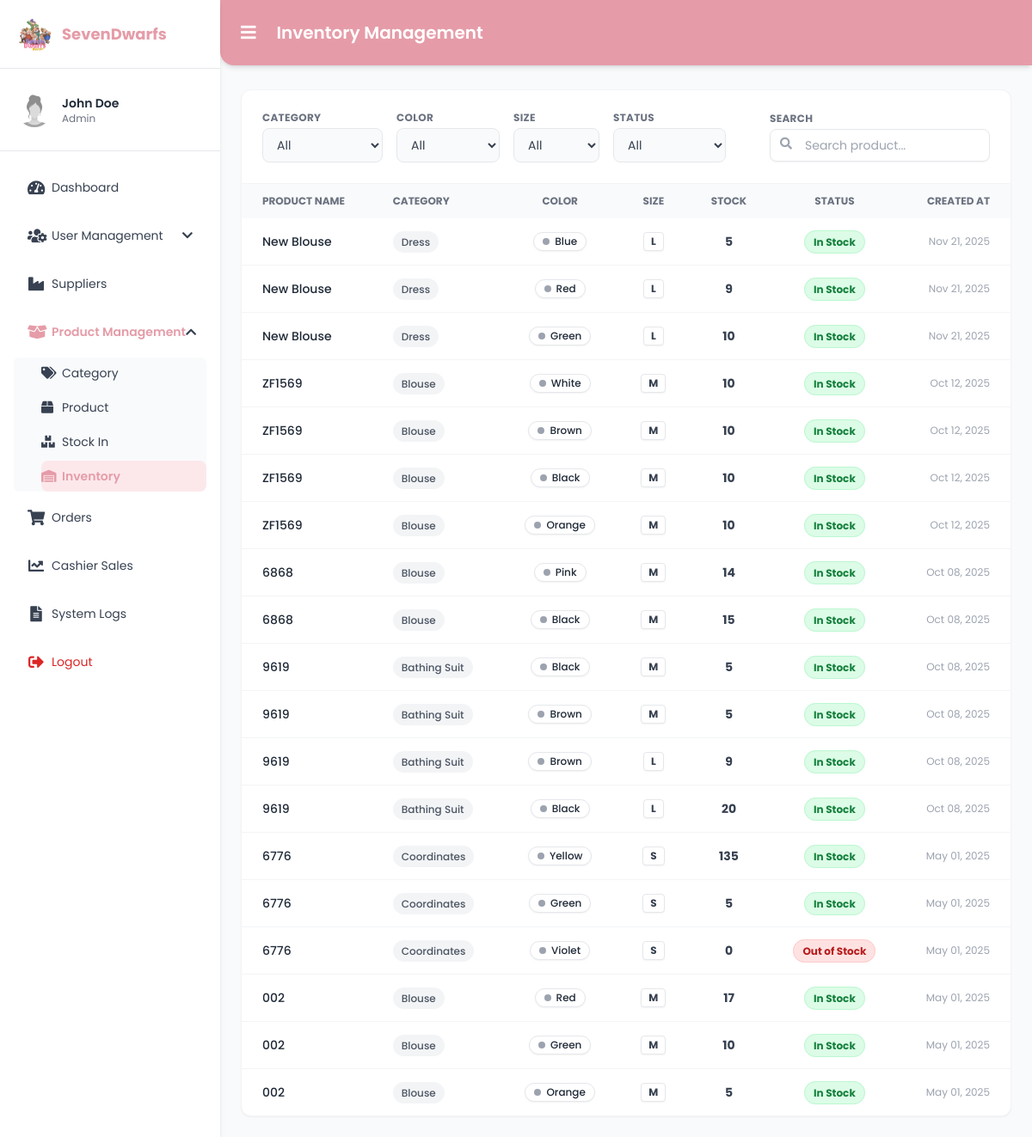
Page /inventory.php (signed in) on the earlier database version.
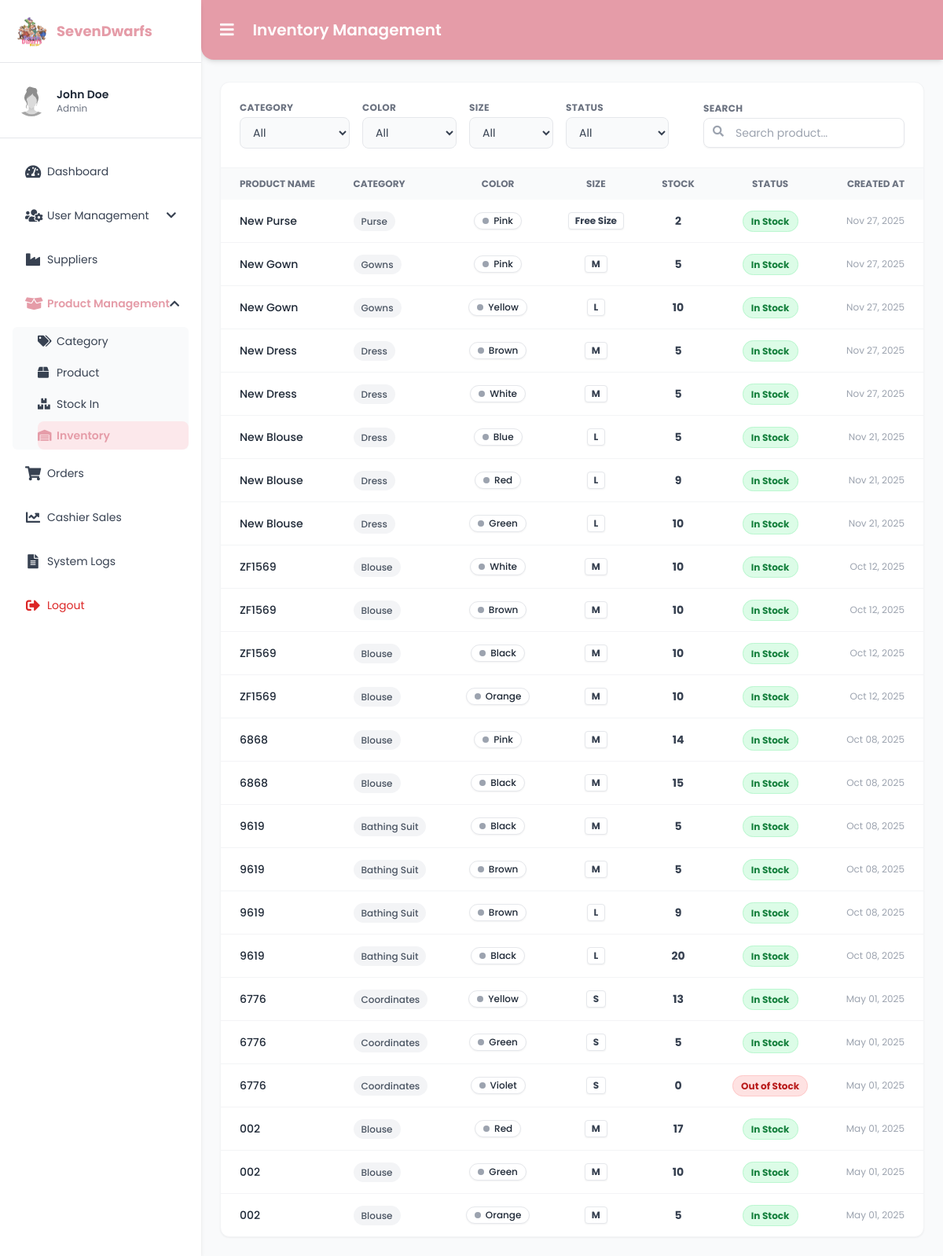
Same page on the later database version.
### tables this page shows
CREATE TABLE `stock` (
  `stock_id` int(11) NOT NULL,
  `product_id` int(11) NOT NULL,
  `current_qty` int(11) DEFAULT 0,
  `color_id` int(11) DEFAULT NULL,
  `size_id` int(11) DEFAULT NULL
);

CREATE TABLE `products` (
  `product_id` int(11) NOT NULL,
  `product_name` varchar(255) DEFAULT NULL,
  `description` text DEFAULT NULL,
  `price_id` int(11) DEFAULT NULL,
  `stocks` int(11) DEFAULT NULL,
  `category_id` int(11) DEFAULT NULL,
  `image_url` text DEFAULT NULL,
  `created_at` timestamp NOT NULL DEFAULT current_timestamp(),
  `supplier_id` int(11) DEFAULT NULL,
  `supplier_price` decimal(10,2) NOT NULL,
  `revenue` decimal(10,2) GENERATED ALWAYS AS (`price_id` - `supplier_price`) STORED,
  `sizes` varchar(255) DEFAULT NULL,
  `colors` varchar(255) DEFAULT NULL
);

CREATE TABLE `categories` (
  `category_id` int(11) NOT NULL,
  `category_code` varchar(10) DEFAULT NULL,
  `category_name` varchar(100) NOT NULL
);

CREATE TABLE `colors` (
  `color_id` int(11) NOT NULL,
  `color` varchar(50) NOT NULL
);

CREATE TABLE `sizes` (
  `size_id` int(11) NOT NULL,
  `size` varchar(50) NOT NULL
);

### inventory.php (the view, shortened to what the changed rows need)
<?php
require 'conn.php';
$sqlProducts = "
    SELECT
        p.product_id,
        p.product_name,
        c.category_name,
        col.color,
        sz.size,
        st.current_qty AS total_stock,
        p.created_at,
        s.supplier_name
    FROM stock st
    INNER JOIN products p ON st.product_id = p.product_id
    INNER JOIN categories c ON p.category_id = c.category_id
    LEFT JOIN suppliers s ON p.supplier_id = s.supplier_id
    LEFT JOIN colors col ON st.color_id = col.color_id
    LEFT JOIN sizes sz ON st.size_id = sz.size_id
";
$where  = ["1=1"];
if ($where) {
    $sqlProducts .= " WHERE " . implode(" AND ", $where);
}
$sqlProducts .= " ORDER BY p.created_at DESC, p.product_name ASC";
$stmt = $conn->prepare($sqlProducts);
$stmt->execute();
$resultProducts = $stmt->get_result();
$inventory = [];
if ($resultProducts && $resultProducts->num_rows > 0) {
    while ($row = $resultProducts->fetch_assoc()) {
        $inventory[] = $row;
    }
}
?>
<!DOCTYPE html>
<html lang="en">
<head>
  <script src="https://cdn.tailwindcss.com"></script>
  <link rel="stylesheet" href="https://unpkg.com/nprogress@0.2.0/nprogress.css" />
  <link href="https://cdnjs.cloudflare.com/ajax/libs/font-awesome/5.15.3/css/all.min.css" rel="stylesheet" />
</head>
<body class="text-sm animate-fade-in">
<div class="flex min-h-screen"
     x-data="{
        sidebarOpen: localStorage.getItem('sidebarOpen') === 'false' ? false : true,
        userMenu: false,
        productMenu: true
     }"
     x-init="$watch('sidebarOpen', val => localStorage.setItem('sidebarOpen', val))">
  <aside
    class="bg-white shadow-md fixed top-0 left-0 h-screen z-30 transition-all duration-300 ease-in-out no-scrollbar overflow-y-auto overflow-x-hidden"
    :class="sidebarOpen ? 'w-64' : 'w-20'"
  >
    <div class="p-5 border-b flex items-center h-20 transition-all duration-300" :class="sidebarOpen ? 'space-x-3' : 'justify-center pl-0'">
        <h2 class="text-lg font-bold text-[var(--rose)] whitespace-nowrap overflow-hidden transition-all duration-300"
            x-show="sidebarOpen" x-transition.opacity>SevenDwarfs</h2>
    </div>
  </aside>
  <main class="flex-1 flex flex-col pt-20 bg-gray-50 transition-all duration-300 ease-in-out"
        :class="sidebarOpen ? 'ml-64' : 'ml-20'">
    <header class="bg-[var(--rose)] text-white p-4 flex justify-between items-center shadow-md rounded-bl-2xl fixed top-0 right-0 z-20 transition-all duration-300 ease-in-out"
            :class="sidebarOpen ? 'left-64' : 'left-20'">
      <div class="flex items-center gap-4">
          <h1 class="text-xl font-semibold">Inventory Management</h1>
      </div>
    </header>
    <section class="p-6">
        <div class="bg-white rounded-xl shadow-sm border border-gray-100 overflow-hidden">
            <div class="overflow-x-auto">
                <table class="min-w-full text-left text-sm text-gray-600">
                    <thead class="bg-gray-50 text-gray-500 uppercase font-bold text-xs">
                        <tr>
                            <th class="px-6 py-3">Product Name</th>
                            <th class="px-6 py-3">Category</th>
                            <th class="px-6 py-3 text-center">Color</th>
                            <th class="px-6 py-3 text-center">Size</th>
                            <th class="px-6 py-3 text-center">Stock</th>
                            <th class="px-6 py-3 text-center">Status</th>
                            <th class="px-6 py-3 text-right">Created At</th>
                        </tr>
                    </thead>
                    <tbody id="inventoryTableBody" class="divide-y divide-gray-100">
                        <?php
                          if (!empty($inventory)) {
                            foreach ($inventory as $item) {
                              $stock = (int)$item['total_stock'];
                              if ($stock == 0) {
                                  $status_label = "Out of Stock";
                                  $status_class = "bg-red-100 text-red-700 border-red-200";
                              } elseif ($stock < 0) {
                                  $status_label = "Low Stock";
                                  $status_class = "bg-yellow-100 text-yellow-700 border-yellow-200";
                              } else {
                                  $status_label = "In Stock";
                                  $status_class = "bg-green-100 text-green-700 border-green-200";
                              }
                        ?>
                        <tr class="hover:bg-gray-50 transition duration-150">
                          <td class="px-6 py-4 font-medium text-gray-800"><?php echo htmlspecialchars($item['product_name']); ?></td>
                          <td class="px-6 py-4"><span class="bg-gray-100 text-gray-600 px-2.5 py-1 rounded-full text-xs font-medium"><?php echo htmlspecialchars($item['category_name']); ?></span></td>
                          <td class="px-6 py-4 text-center">
                              <?php if (!empty($item['color'])): ?>
                                  <span class="inline-flex items-center px-2.5 py-0.5 rounded-full text-xs font-medium border border-gray-200 shadow-sm bg-white text-gray-800"><span class="w-2 h-2 mr-1.5 rounded-full bg-gray-400"></span><?php echo htmlspecialchars($item['color']); ?></span>
                              <?php else: ?><span class="text-gray-400">—</span><?php endif; ?>
                          </td>
                          <td class="px-6 py-4 text-center">
                              <?php if (!empty($item['size'])): ?>
                                  <span class="inline-block px-2 py-0.5 rounded bg-white border border-gray-200 text-xs font-bold text-gray-700 shadow-sm"><?php echo htmlspecialchars($item['size']); ?></span>
                              <?php else: ?><span class="text-gray-400">—</span><?php endif; ?>
                          </td>
                          <td class="px-6 py-4 text-center font-bold text-gray-700"><?php echo $stock; ?></td>
                          <td class="px-6 py-4 text-center"><span class="px-2.5 py-1 rounded-full text-xs font-bold border <?php echo $status_class; ?>"><?php echo $status_label; ?></span></td>
                          <td class="px-6 py-4 text-right text-gray-400 text-xs"><?php echo date('M d, Y', strtotime($item['created_at'])); ?></td>
                        </tr>
                        <?php
                            }
                          } else {
                        ?>
                        <tr><td colspan="7" class="text-center px-6 py-10 text-gray-400"><i class="fas fa-box-open text-2xl mb-2 block"></i>No inventory items found.</td></tr>
                        <?php } ?>
                    </tbody>
                </table>
            </div>
        </div>
    </section>
  </main>
</div>
</body>
</html>

Differences in the rows shown:
added stock: product.product_name "New Purse", categories.category_name "Purse", color.color "Pink", size.size "Free Size", current_qty "2", current_qty "In Stock", product.created_at "Nov 27, 2025"
added stock: product.product_name "New Gown", categories.category_name "Gowns", color.color "Pink", size.size "M", current_qty "5", current_qty "In Stock", product.created_at "Nov 27, 2025"
added stock: product.product_name "New Gown", categories.category_name "Gowns", color.color "Yellow", size.size "L", current_qty "10", current_qty "In Stock", product.created_at "Nov 27, 2025"
added stock: product.product_name "New Dress", categories.category_name "Dress", color.color "Brown", size.size "M", current_qty "5", current_qty "In Stock", product.created_at "Nov 27, 2025"
added stock: product.product_name "New Dress", categories.category_name "Dress", color.color "White", size.size "M", current_qty "5", current_qty "In Stock", product.created_at "Nov 27, 2025"
changed stock (number 19 of 24 on the later page): current_qty "135" → "13"
